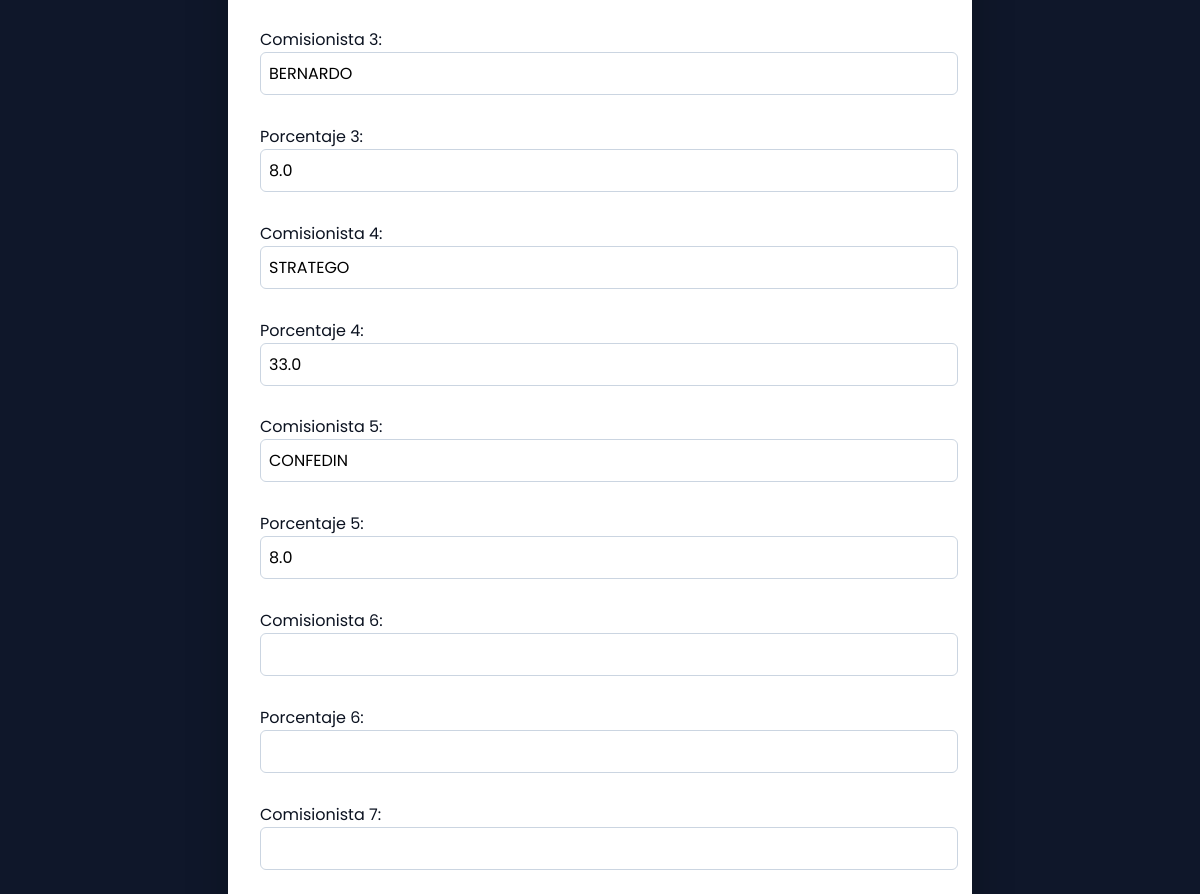
The app's page /clientes/editar/1759174914418/ (signed in, middle part), older data.
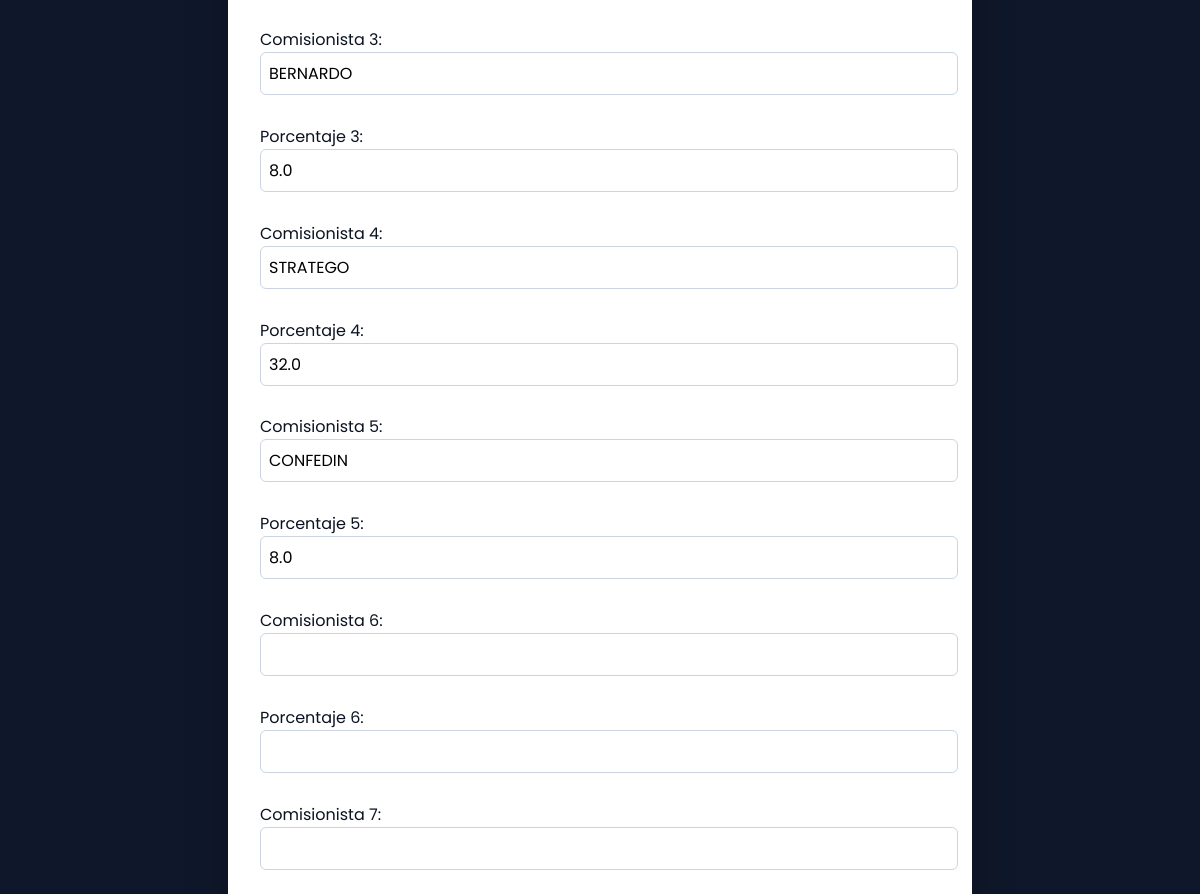
The same page, newer data.
### clientes/models.py (models this page shows, shortened)
class Cliente(models.Model):
    servicio = models.CharField(max_length=100)
    comision_procom = models.FloatField(blank=True, null=True)
    factura = models.CharField(blank=True, null=True)
    nombre = models.CharField(max_length=150)
    utilidad_enrok = models.FloatField(blank=True, null=True)
    comisionista_1 = models.CharField(max_length=100, blank=True, null=True)
    porcentaje_1 = models.FloatField(blank=True, null=True)
    comisionista_2 = models.CharField(max_length=100, blank=True, null=True)
    porcentaje_2 = models.FloatField(blank=True, null=True)
    comisionista_3 = models.CharField(max_length=100, blank=True, null=True)
    porcentaje_3 = models.FloatField(blank=True, null=True)
    comisionista_4 = models.CharField(max_length=100, blank=True, null=True)
    porcentaje_4 = models.FloatField(blank=True, null=True)
    comisionista_5 = models.CharField(max_length=100, blank=True, null=True)
    porcentaje_5 = models.FloatField(blank=True, null=True)
    comisionista_6 = models.CharField(max_length=100, blank=True, null=True)
    porcentaje_6 = models.FloatField(blank=True, null=True)
    comisionista_7 = models.CharField(max_length=100, blank=True, null=True)
    porcentaje_7 = models.FloatField(blank=True, null=True)
    comisionista_8 = models.CharField(max_length=100, blank=True, null=True)
    porcentaje_8 = models.FloatField(blank=True, null=True)
    comisionista_9 = models.CharField(max_length=100, blank=True, null=True)
    porcentaje_9 = models.FloatField(blank=True, null=True)
    fecha_registro = models.DateTimeField(auto_now_add=True)

### clientes/views.py (the view)
# urls.py: path('editar/<int:id>/', views.editar_cliente, name='clientes_editar'),
@permission_required('clientes.change_cliente', raise_exception=True)
def editar_cliente(request, id):
    cliente = get_object_or_404(Cliente, id=id)
    if request.method == 'POST':
        form = ClienteForm(request.POST, instance=cliente)
        if form.is_valid():
            form.save()
            return redirect('clientes_listar')
    else:
        form = ClienteForm(instance=cliente)
    return render(request, 'clientes/editar.html', {
        'form': form,
        'cliente': cliente
    })

### clientes/forms.py
class ClienteForm(forms.ModelForm):
    servicio = forms.ChoiceField(choices=[
        ('PROCOM', 'PROCOM'),
    ])
    factura = forms.ChoiceField(choices=[
        ('CONFEDIN', 'CONFEDIN'),
        ('ZAMORA', 'ZAMORA'),
        ('SERVIARUGA', 'SERVIARUGA'),
        ('CAMARENCE', 'CAMARENCE'),
        ('HATRES', 'HATRES'),
    ])
    class Meta:
        model = Cliente
        fields = [
            'servicio', 'comision_procom', 'factura', 'nombre', 'utilidad_enrok',
            'comisionista_1', 'porcentaje_1',
            'comisionista_2', 'porcentaje_2',
            'comisionista_3', 'porcentaje_3',
            'comisionista_4', 'porcentaje_4',
            'comisionista_5', 'porcentaje_5',
            'comisionista_6', 'porcentaje_6',
            'comisionista_7', 'porcentaje_7',
            'comisionista_8', 'porcentaje_8',
            'comisionista_9', 'porcentaje_9',
        ]

### clientes/templates/clientes/editar.html (shortened to what this page needs)
<!DOCTYPE html>
<html lang="es">
<head>
</head>
<body>
  <div class="card">
    <form method="post">
      {{ form.as_p }}
      </form>
  </div>
</body>
</html>

Row changes from the older to the newer data that the page shows:
changed Cliente "BERNARDO": porcentaje_4 "33.0" → "32.0"
